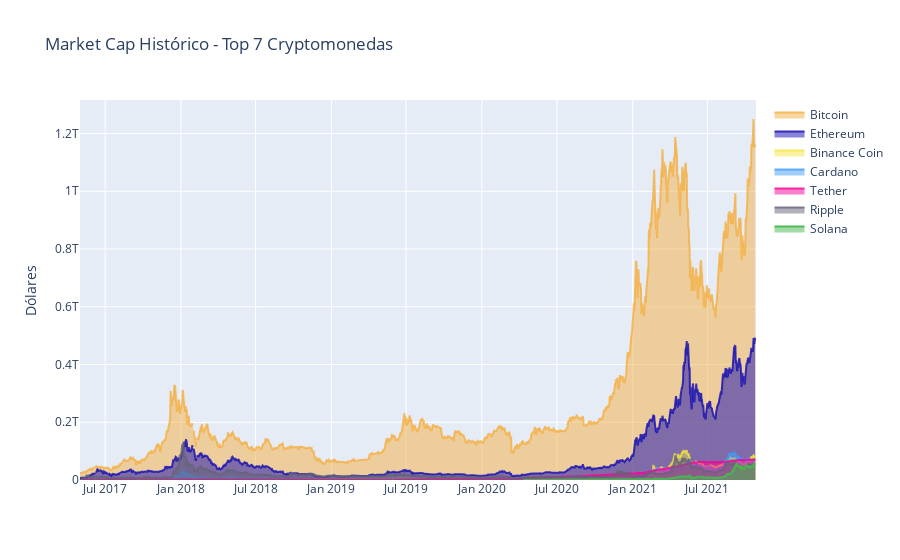

Write notebook code for a chart like this one.
### Code cell
trace1 = go.Scatter(x = crypto2017_2021.index,y = crypto2017_2021["Bitcoin"]['Market_Cap'],name = 'Bitcoin',mode= 'lines',
                    marker = dict(color = 'rgba(245, 176, 66, 0.8)'),fill='tozeroy')
                  
trace2 = go.Scatter(x = crypto2017_2021.index,y = crypto2017_2021["Ethereum"]['Market_Cap'],name = 'Ethereum',mode= 'lines',
                    marker = dict(color = 'rgba(17, 11, 181, 0.8)'),fill='tozeroy')
                    
trace3 = go.Scatter(x = crypto2017_2021.index,y = crypto2017_2021["Binance_Coin"]['Market_Cap'],name = 'Binance Coin',mode= 'lines',
                    marker = dict(color = 'rgba(245, 230, 66, 0.8)'),fill='tozeroy')

trace4 = go.Scatter(x = crypto2017_2021.index,y = crypto2017_2021["Cardano"]['Market_Cap'],name = 'Cardano',mode= 'lines',
                    marker = dict(color = 'rgba(66, 156, 245, 0.8)'),fill='tozeroy')

trace5 = go.Scatter(x = crypto2017_2021.index,y = crypto2017_2021["Tether"]['Market_Cap'],name = 'Tether',mode= 'lines',
                    marker = dict(color = 'rgba(250, 0, 150, 0.8)'),fill='tozeroy')

trace6 = go.Scatter(x = crypto2017_2021.index,y = crypto2017_2021["Ripple"]['Market_Cap'],name = 'Ripple',mode= 'lines',
                    marker = dict(color = 'rgba(100, 99, 120, 0.8)'),fill='tozeroy')

trace7 = go.Scatter(x = crypto2017_2021.index,y = crypto2017_2021["Solana"]['Market_Cap'],name = 'Solana',mode= 'lines',
                    marker = dict(color = 'rgba(72, 184, 79, 0.95)'),fill='tozeroy')
                   
     
data = [trace1, trace2, trace3, trace4, trace5, trace6, trace7]

layout = dict(title = 'Market Cap Histórico - Top 7 Cryptomonedas',yaxis= dict(title= 'Dólares',ticklen= 5))
           

grafico2 = go.Figure(data = data, layout=layout)

iplot(grafico2)
grafico2.write_html("Utils\Visualizations\MarketCapHistTop7.html")
#Guardamos el gráfico en una librería de Chart Studio, para poder usarlo en presentaciones.
#py.plot(grafico2, filename="MarketCapHistTop8", auto_open=False)

### Figure 1 — Plotly figure (JSON) as saved in the notebook; plotly's stock layout.template omitted (floating-point values rounded to 4 significant figures; data arrays with more than 128 entries replaced by an {"elided": "..."} marker saying what was removed)
{"data": [{"fill": "tozeroy", "marker": {"color": "rgba(245, 176, 66, 0.8)"}, "mode": "lines", "name": "Bitcoin", "type": "scatter", "x": {"elided": "1657 str values"}, "y": {"elided": "1657 float values"}}, {"fill": "tozeroy", "marker": {"color": "rgba(17, 11, 181, 0.8)"}, "mode": "lines", "name": "Ethereum", "type": "scatter", "x": {"elided": "1657 str values"}, "y": {"elided": "1657 float values"}}, {"fill": "tozeroy", "marker": {"color": "rgba(245, 230, 66, 0.8)"}, "mode": "lines", "name": "Binance Coin", "type": "scatter", "x": {"elided": "1657 str values"}, "y": {"elided": "1657 float values"}}, {"fill": "tozeroy", "marker": {"color": "rgba(66, 156, 245, 0.8)"}, "mode": "lines", "name": "Cardano", "type": "scatter", "x": {"elided": "1657 str values"}, "y": {"elided": "1657 float values"}}, {"fill": "tozeroy", "marker": {"color": "rgba(250, 0, 150, 0.8)"}, "mode": "lines", "name": "Tether", "type": "scatter", "x": {"elided": "1657 str values"}, "y": {"elided": "1657 float values"}}, {"fill": "tozeroy", "marker": {"color": "rgba(100, 99, 120, 0.8)"}, "mode": "lines", "name": "Ripple", "type": "scatter", "x": {"elided": "1657 str values"}, "y": {"elided": "1657 float values"}}, {"fill": "tozeroy", "marker": {"color": "rgba(72, 184, 79, 0.95)"}, "mode": "lines", "name": "Solana", "type": "scatter", "x": {"elided": "1657 str values"}, "y": {"elided": "1657 float values"}}], "layout": {"title": {"text": "Market Cap Histórico - Top 7 Cryptomonedas"}, "yaxis": {"ticklen": 5, "title": {"text": "Dólares"}}}}
